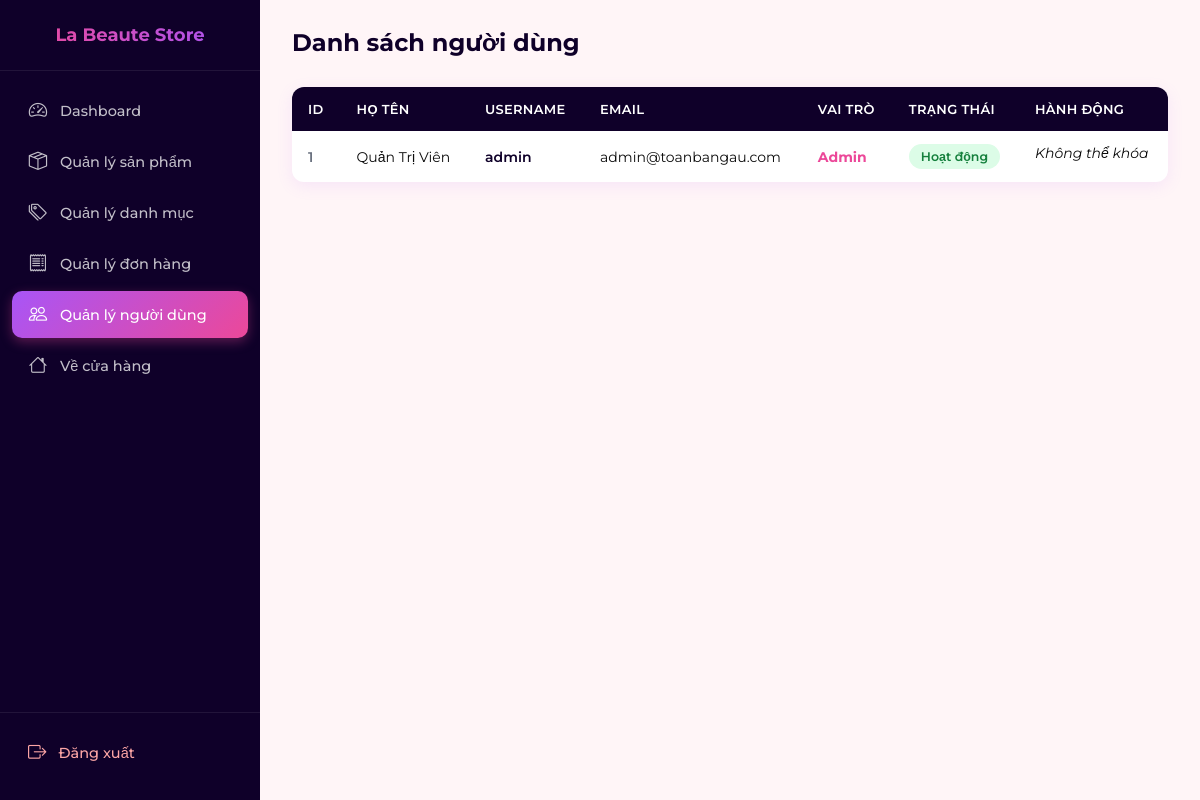
The page /admin/users.php (signed in) on the database its author committed.
### tables this page shows
CREATE TABLE IF NOT EXISTS users (
    id INT AUTO_INCREMENT PRIMARY KEY,
    fullname VARCHAR(100) NOT NULL,
    username VARCHAR(50) NOT NULL UNIQUE,
    password VARCHAR(255) NOT NULL,
    email VARCHAR(100) NOT NULL UNIQUE,
    phone VARCHAR(20) NULL,
    address TEXT NULL,
    role TINYINT DEFAULT 0 COMMENT '0: Khách hàng, 1: Admin',
    status TINYINT DEFAULT 1 COMMENT '0: Bị khóa, 1: Hoạt động',
    created_at TIMESTAMP DEFAULT CURRENT_TIMESTAMP
);

### models/User.php (called while the page is built, shortened)
<?php
class User {
    private $conn;
    private $table = "users";
    public function __construct($db) {
        $this->conn = $db;
    }
    public function getAllUsers() {
        $query = "SELECT id, fullname, username, email, phone, address, role, status, created_at FROM " . $this->table . " ORDER BY id DESC";
        $stmt = $this->conn->prepare($query);
        $stmt->execute();
        return $stmt->fetchAll();
    }
}

### admin/users.php (the view, shortened to what this page needs)
<?php
require_once __DIR__ . '/../config/database.php';
require_once __DIR__ . '/../models/User.php';
$database = new Database();
$db = $database->getConnection();
$userModel = new User($db);
$users = $userModel->getAllUsers();
?>
<!DOCTYPE html>
<html lang="vi">
<head>
    <link rel="stylesheet" href="../assets/css/admin.css">
</head>
<body>
    <?php include '../includes/navbar_admin.php'; ?>
    <div class="admin-content">
        <div class="admin-page-header">
            <h2>Danh sách người dùng</h2>
        </div>
        <table class="admin-table">
            <thead>
                <tr>
                    <th>ID</th>
                    <th>Họ tên</th>
                    <th>Username</th>
                    <th>Email</th>
                    <th>Vai trò</th>
                    <th>Trạng thái</th>
                    <th>Hành động</th>
                </tr>
            </thead>
            <tbody>
                <?php foreach ($users as $u): ?>
                <tr>
                    <td><?= $u['id'] ?></td>
                    <td><?= htmlspecialchars($u['fullname']) ?></td>
                    <td><?= htmlspecialchars($u['username']) ?></td>
                    <td><?= htmlspecialchars($u['email']) ?></td>
                    <td><?= ($u['role'] == 1) ? '<strong>Admin</strong>' : 'Khách hàng' ?></td>
                    <td>
                        <?php if ($u['status'] == 1): ?>
                        <span class="badge badge-success">Hoạt động</span>
                        <?php else: ?>
                        <span class="badge badge-danger">Đã khóa</span>
                        <?php endif; ?>
                    </td>
                    <td class="admin-actions">
                        <?php if ($u['role'] != 1): ?>
                        <a href="users.php?toggle_id=<?= $u['id'] ?>&current_status=<?= $u['status'] ?>"
                            class="btn <?= $u['status'] == 1 ? 'btn-delete' : 'btn-edit' ?> btn-toggle-confirm"
                            data-message="Bạn có chắc chắn muốn <?= $u['status'] == 1 ? 'khóa' : 'mở khóa' ?> tài khoản này không?">
                            <?= ($u['status'] == 1) ? 'Khóa' : 'Mở khóa' ?>
                        </a>
                        <?php else: ?>
                        <em>Không thể khóa</em>
                        <?php endif; ?>
                    </td>
                </tr>
                <?php endforeach; ?>
            </tbody>
        </table>
    </div>
</body>
</html>

### assets/css/admin.css (style rules this page uses)
:root { --primary-purple: #B275FF; --dark-purple: #0F0029; --light-purple: #F3E8FF; --bg-pink: #FFF5F7; --gradient-btn: linear-gradient(135deg, #A855F7, #EC4899); --gradient-title: linear-gradient(90deg, #EC4899, #A855F7); --text-color: #0c0c0c; --border-color: #FCE7F3; --sidebar-width: 260px; --white: #ffffff; --gray-text: #6b7280; --success: #22c55e; --danger: #ef4444; --warning: #f59e0b; --info: #3b82f6; --radius: 12px; --shadow: 0 4px 16px rgba(178, 117, 255, 0.12); }
* { margin: 0; padding: 0; box-sizing: border-box; }
body { font-family: 'Montserrat', sans-serif; background: var(--bg-pink); color: var(--text-color); min-height: 100vh; }
.admin-content { margin-left: var(--sidebar-width); padding: 28px 32px 60px; min-height: 100vh; }
.admin-page-header { display: flex; align-items: center; justify-content: space-between; flex-wrap: wrap; gap: 12px; margin-bottom: 30px; }
.admin-page-header h2 { font-size: 24px; font-weight: 700; color: var(--dark-purple); }
.admin-table { width: 100%; border-collapse: collapse; background: var(--white); border-radius: var(--radius); overflow: hidden; box-shadow: var(--shadow); }
.admin-table thead { background: var(--dark-purple); }
.admin-table thead th { padding: 14px 16px; text-align: left; color: var(--white); font-size: 13px; font-weight: 600; text-transform: uppercase; letter-spacing: 0.3px; }
.admin-table tbody td { padding: 13px 16px; font-size: 14px; border-bottom: 1px solid var(--border-color); vertical-align: middle; }
.admin-table tbody tr:last-child td { border-bottom: none; }
.admin-actions { display: flex; gap: 8px; flex-wrap: wrap; }
.admin-table { margin-bottom: 28px; }
.admin-table tbody td:first-child { color: var(--gray-text); font-weight: 600; }
.admin-table tbody td:nth-child(3) { font-weight: 600; color: var(--dark-purple); }
.admin-table tbody td:nth-child(5) { font-weight: 700; color: #EC4899; }
.admin-table tbody tr { transition: background-color 0.2s ease; }
.badge { display: inline-block; padding: 5px 12px; border-radius: 999px; font-size: 12.5px; font-weight: 600; }
.badge-success { background: #dcfce7; color: #15803d; }

### rows shown on the page
users: id "1", fullname "Quản Trị Viên", username "admin", email "admin@toanbangau.com", role "Admin", status "Hoạt động"
